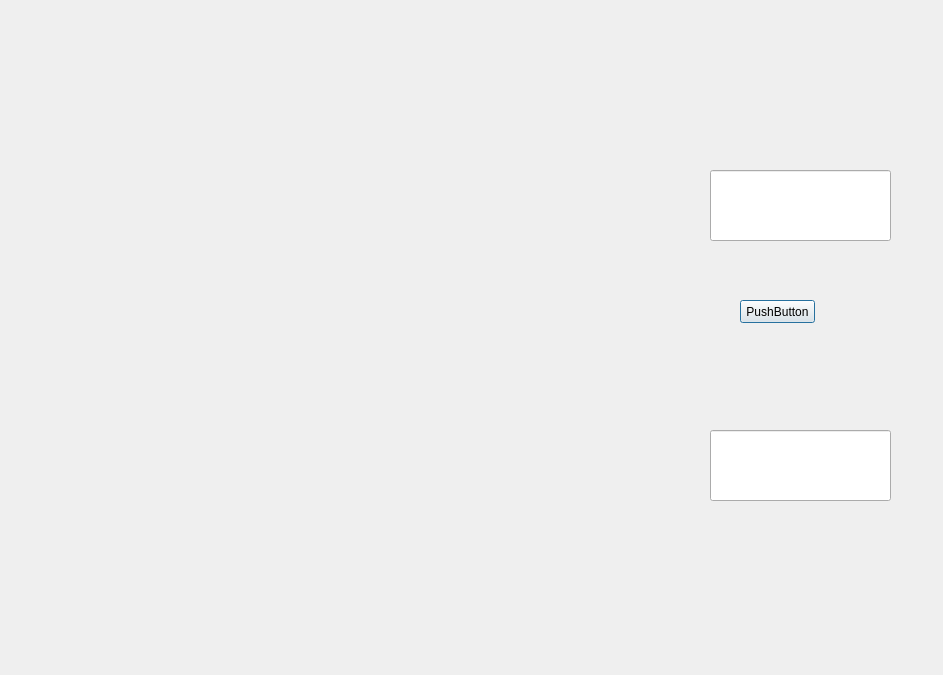
<?xml version="1.0" encoding="UTF-8"?>
<ui version="4.0">
 <class>MemesWindow</class>
 <widget class="QDialog" name="MemesWindow">
  <property name="geometry">
   <rect>
    <x>0</x>
    <y>0</y>
    <width>943</width>
    <height>675</height>
   </rect>
  </property>
  <property name="windowTitle">
   <string>Dialog</string>
  </property>
  <widget class="QLabel" name="label">
   <property name="geometry">
    <rect>
     <x>30</x>
     <y>100</y>
     <width>641</width>
     <height>461</height>
    </rect>
   </property>
   <property name="text">
    <string/>
   </property>
  </widget>
  <widget class="QLineEdit" name="lineEdit">
   <property name="geometry">
    <rect>
     <x>710</x>
     <y>430</y>
     <width>181</width>
     <height>71</height>
    </rect>
   </property>
  </widget>
  <widget class="QLineEdit" name="lineEdit_2">
   <property name="geometry">
    <rect>
     <x>710</x>
     <y>170</y>
     <width>181</width>
     <height>71</height>
    </rect>
   </property>
  </widget>
  <widget class="QPushButton" name="pushButton">
   <property name="geometry">
    <rect>
     <x>740</x>
     <y>300</y>
     <width>75</width>
     <height>23</height>
    </rect>
   </property>
   <property name="text">
    <string>PushButton</string>
   </property>
  </widget>
 </widget>
 <resources/>
 <connections/>
</ui>
